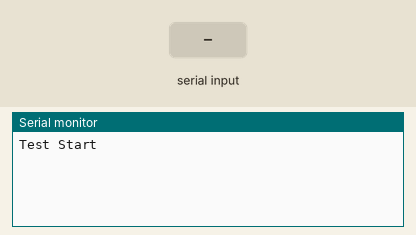
A sketch run on a simulated Arduino Mega 2560, built with avr-gcc and run on an emulated ATmega2560. Parts: the last lines printed to the serial monitor. Inputs (shaded band) come from the test bench.

Above: at 2.2 s.
2.3 s: "1" received over the second serial link
At 2.8 s:
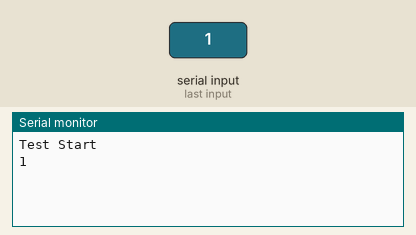
3.8 s: "0" received over the second serial link
At 5.1 s:
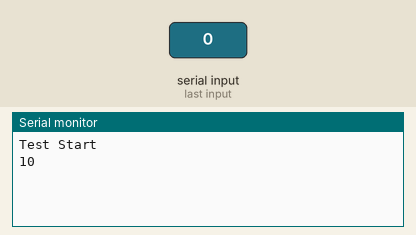

The sketch:

Arduino_DUE_HC06_connection.ino
```cpp
/*
Arduino Due + HC-06 (Bluetooth) -echo bluetooth data

Serial (Tx/Rx) communicate to PC via USB
Serial3 (Tx3/Rx3) connect to HC-06
HC-06 Rx - Due Tx3
HC-06 Tx - Due Rx3
HC-06 GND - Due GND
HC-06 VCC - Due 3.3V

*/
#define HC06 Serial3

void setup()
{
  delay(1000);
  Serial.begin(9600);
  HC06.begin(9600);

  Serial.write("\nTest Start\n");
}

void loop()
{
  if(HC06.available()){
    Serial.write(HC06.read());
  }

  if(Serial.available())  {
    HC06.write(Serial.read());
  }
}
```

Measured:
- after the input at 2.3 s, the serial monitor: prints a new line at once (image 1)
- after the input at 3.8 s, the serial monitor: prints a new line at once (image 2)
